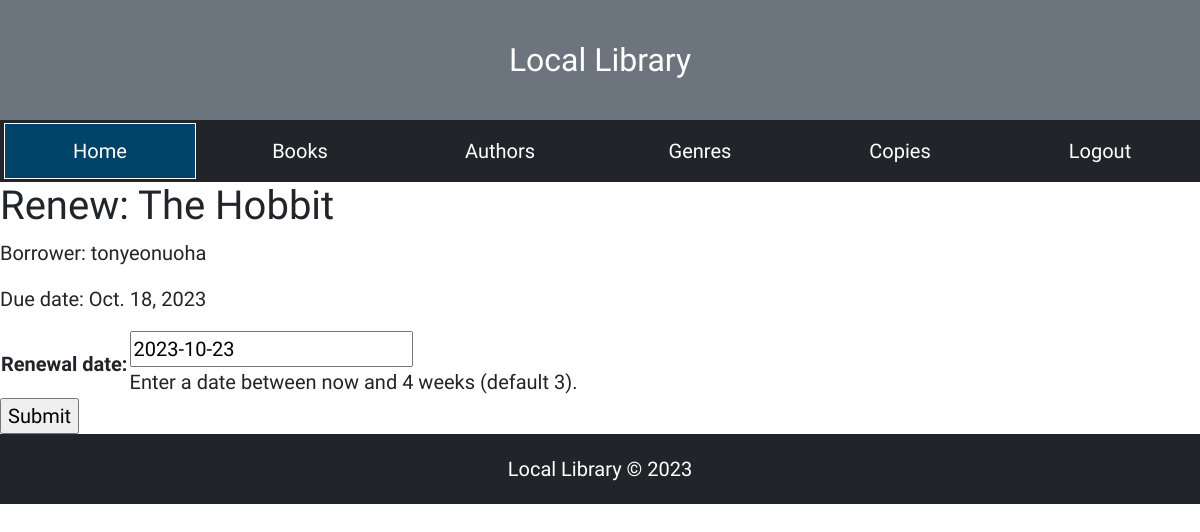
The page /catalog/book/91ace6d7-04c4-4382-932f-cc4b5022a2c4/renew/ (signed in) on the database its author committed.
### catalog/models.py (models this page shows, shortened)
class BookInstance(models.Model):
    id = models.UUIDField(primary_key=True, default=uuid.uuid4, help_text='Unique ID for this particular book across whole library')
    book = models.ForeignKey(Book, on_delete=models.RESTRICT, null=True)
    imprint = models.CharField(max_length=200)
    due_back = models.DateField(null=True, blank=True)
    borrower = models.ForeignKey(User,on_delete=models.SET_NULL,blank=True,null=True)
    LOAN_STATUS = (
        ('m', 'Maintenance'),
        ('o', 'On loan'),
        ('a', 'Available'),
        ('r', 'Reserved'),
    )
    status = models.CharField(
        max_length=1,
        choices=LOAN_STATUS,
        blank=True,
        default='m',
        help_text='Book availability',
    )
    class Meta:
        ordering = ['due_back']
        permissions = (("can_mark_returned", "Set book as returned"),) # creating a permission for a model
    @property
    def is_overdue(self):
        return bool(self.due_back and date.today() > self.due_back)

class Book(models.Model):
    title = models.CharField(max_length=200)
    author = models.ForeignKey('Author', on_delete=models.SET_NULL, null=True)
    summary = models.TextField(max_length=1000, help_text='Enter a brief description of the book')
    isbn = models.CharField('ISBN', max_length=13, unique=True,
                             help_text='13 Character <a href="https://www.isbn-international.org/content/what-isbn">ISBN number</a>')
    genre = models.ManyToManyField(Genre, help_text='Select a genre for this book')
    cover = models.ImageField(blank=True, null=True, upload_to='book covers')
    def display_genre(self):
        """Create a string for the Genre. This is required to display genre in Admin."""
        return ', '.join(genre.name for genre in self.genre.all()[:3])
    display_genre.short_description = 'Genre'
    class Meta:
        ordering : ['id']

### catalog/views.py (the view)
# urls.py: path('book/<uuid:pk>/renew/', views.renew_book_librarian, name='renew-book-librarian'),
@login_required
@permission_required('catalog.can_mark_returned', raise_exception=True)
def renew_book_librarian(request, pk):
    book_instance = get_object_or_404(BookInstance, pk=pk)
    if request.method == 'POST':
        form = RenewBookForm(request.POST)
        if form.is_valid():
            book_instance.due_back = form.cleaned_data['renewal_date']
            book_instance.save()
            return redirect('all-borrowed')
    else:
        proposed_renewal_date = datetime.date.today() + datetime.timedelta(weeks=3)
        form = RenewBookForm(initial={'renewal_date': proposed_renewal_date})
    context = {
        'form': form,
        'book_instance': book_instance,
    }
    return render(request, 'book_renew_librarian.html', context)

### catalog/forms.py (shortened to what this page needs)
class RenewBookForm(forms.Form):
    renewal_date = forms.DateField(help_text="Enter a date between now and 4 weeks (default 3).")

### catalog/templates/book_renew_librarian.html (shortened to what this page needs)
{% extends "base.html" %}
{% block content %}
  <h1>Renew: {{ book_instance.book.title }}</h1>
  <p>Borrower: {{ book_instance.borrower }}</p>
  <p {% if book_instance.is_overdue %} class="text-danger"{% endif %} >Due date: {{ book_instance.due_back }}</p>
  <form action="" method="post">
    <table>
    {{ form.as_table }}
    </table>
    <input type="submit" value="Submit">
  </form>
{% endblock %}

### catalog/static/css/styles.css (style rules this page uses)
html { padding: 0; }
body { font-family: 'Rajdhani', sans-serif; font-size: 20px; }

### rows shown on the page
BookInstance: book "The Hobbit", borrower "tonyeonuoha", due_back "Oct. 18, 2023"
